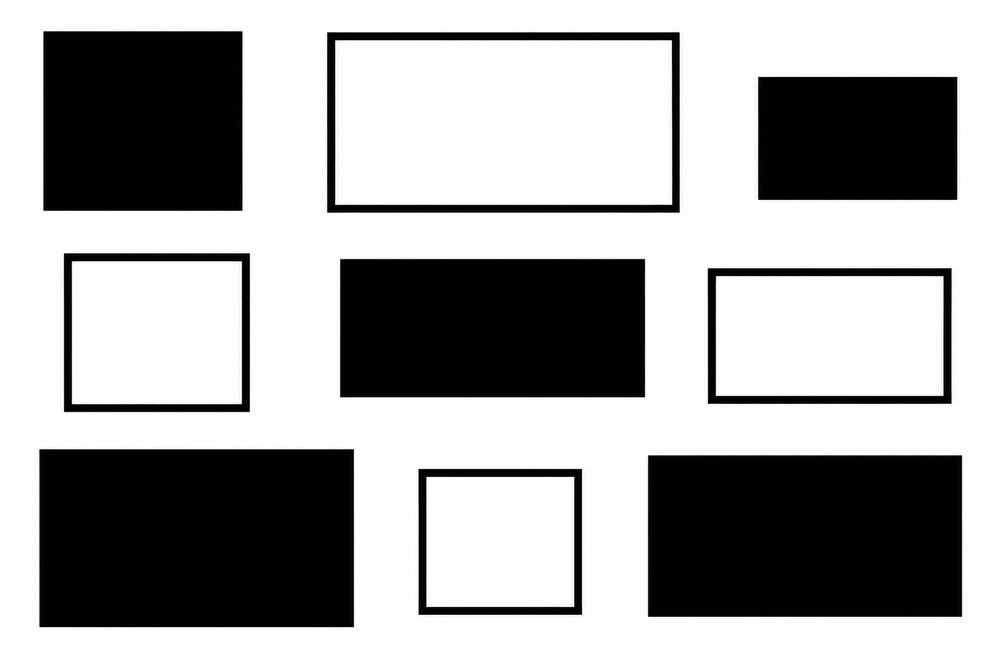
#> input picture Assignments/Section-13/images/boxes.jpg, 1000 x 667 px, shrunk from 1536 x 1024 before the run, given in place of the camera
$ python test.py
#> lines starting #> are read from the running program, lines starting #| are printed output that depends on the picture
import cv2
import numpy as np
import os

os.makedirs("output", exist_ok=True)


def nothing(value):
    pass


cap = cv2.VideoCapture(0)
if not cap.isOpened():
    print("Webcam not found.")
    exit()

cv2.namedWindow("Controls")
cv2.createTrackbar("Brightness", "Controls", 100, 200, nothing)   # -100 to +100
cv2.createTrackbar("Contrast", "Controls", 10, 30, nothing)       # 0.0 to 3.0
cv2.createTrackbar("Sharpness", "Controls", 0, 10, nothing)       # 0 to 10
#> slider 'Sharpness' is set to 3
cv2.createTrackbar("Hue", "Controls", 90, 180, nothing)           # -90 to +90
cv2.createTrackbar("Saturation", "Controls", 10, 30, nothing)     # 0.0 to 3.0

print("Press S to save the image or ESC to exit.")

while True:
    ret, frame = cap.read()
#> frame is the input picture: shape (667, 1000, 3); mean B, G, R 165.4, 165.4, 165.4
    if not ret:
        break

    brightness = cv2.getTrackbarPos("Brightness", "Controls") - 100
    contrast = cv2.getTrackbarPos("Contrast", "Controls") / 10
    sharpness = cv2.getTrackbarPos("Sharpness", "Controls") / 5
    hue = cv2.getTrackbarPos("Hue", "Controls") - 90
    saturation = cv2.getTrackbarPos("Saturation", "Controls") / 10

    # Contrast (alpha) and brightness (beta)
    result = cv2.convertScaleAbs(frame, alpha=contrast, beta=brightness)

    # Sharpness using unsharp masking
    if sharpness > 0:
        blurred = cv2.GaussianBlur(result, (0, 0), 3)
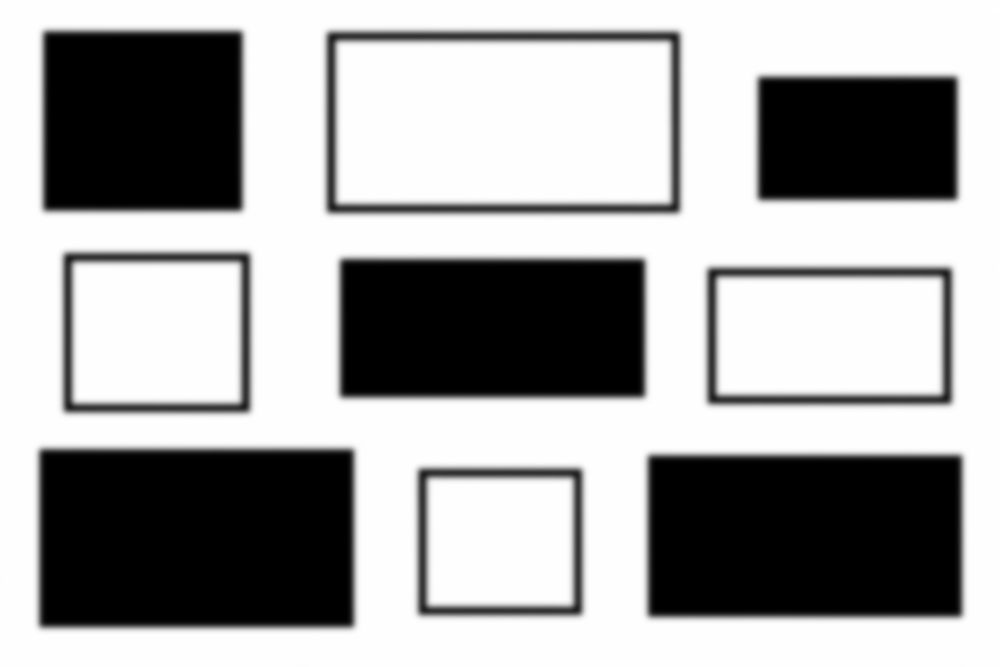
#> blurred: shape (667, 1000, 3); mean B, G, R 165.5, 165.5, 165.5
        result = cv2.addWeighted(result, 1 + sharpness, blurred, -sharpness, 0)

    # Hue and saturation in the HSV colour space
    hsv = cv2.cvtColor(result, cv2.COLOR_BGR2HSV)
#> hsv: shape (667, 1000, 3); mean H, S, V 0, 0, 165.3
    hsv[:, :, 0] = (hsv[:, :, 0].astype(int) + hue) % 180
    sat = hsv[:, :, 1].astype(float) * saturation
    hsv[:, :, 1] = np.clip(sat, 0, 255).astype(np.uint8)
    result = cv2.cvtColor(hsv, cv2.COLOR_HSV2BGR)

    cv2.imshow("Original | Adjusted", np.hstack((frame, result)))
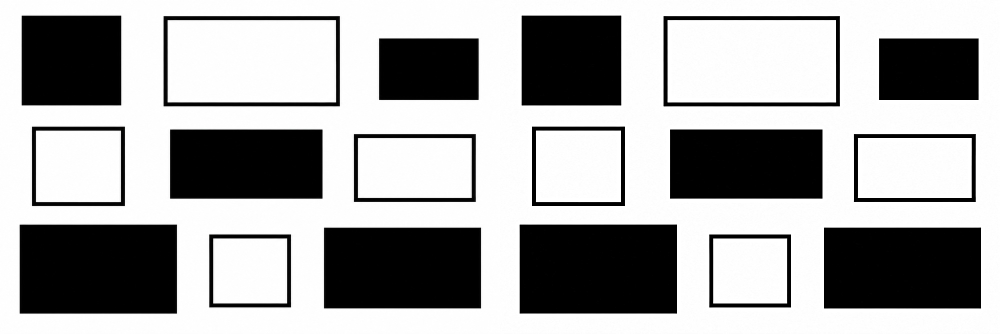
#> window 'Original | Adjusted': shape (667, 2000, 3) (shown at 1/2 size); mean B, G, R 165.4, 165.4, 165.4

    key = cv2.waitKey(1) & 0xFF
#> (key Esc is pressed here)
    if key == ord("s"):
        cv2.imwrite("output/adjusted.jpg", result)
        print("Adjusted image saved to output/adjusted.jpg")
    elif key == 27:
        break

cap.release()
cv2.destroyAllWindows()
